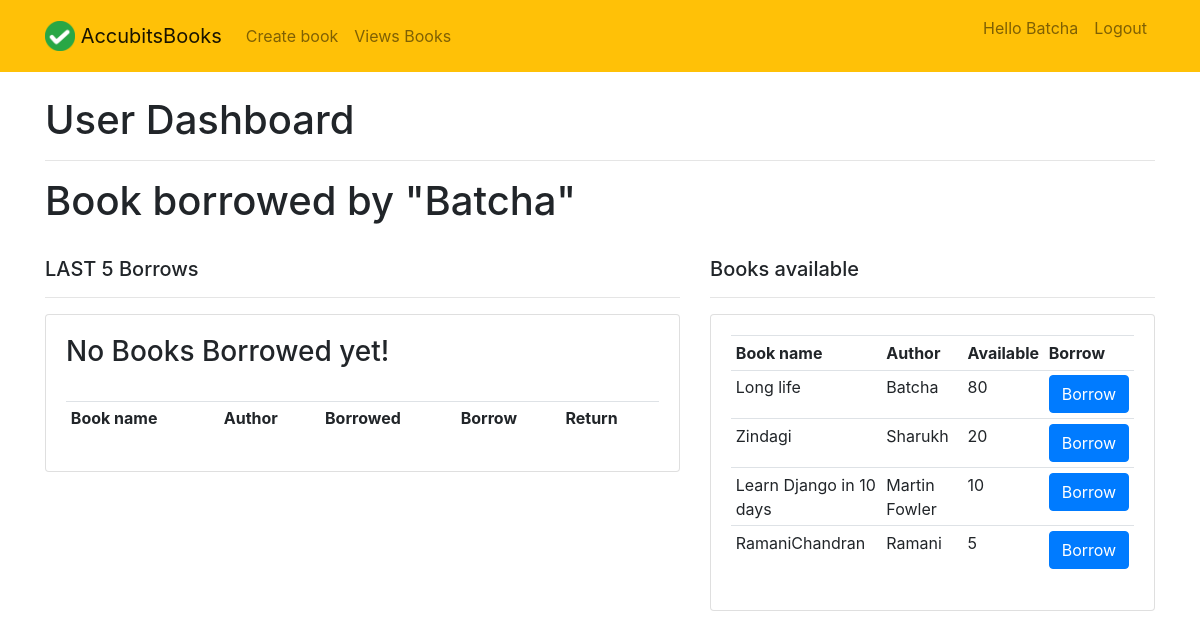
/user-page/ (signed in), run on an earlier commit of the app's database.
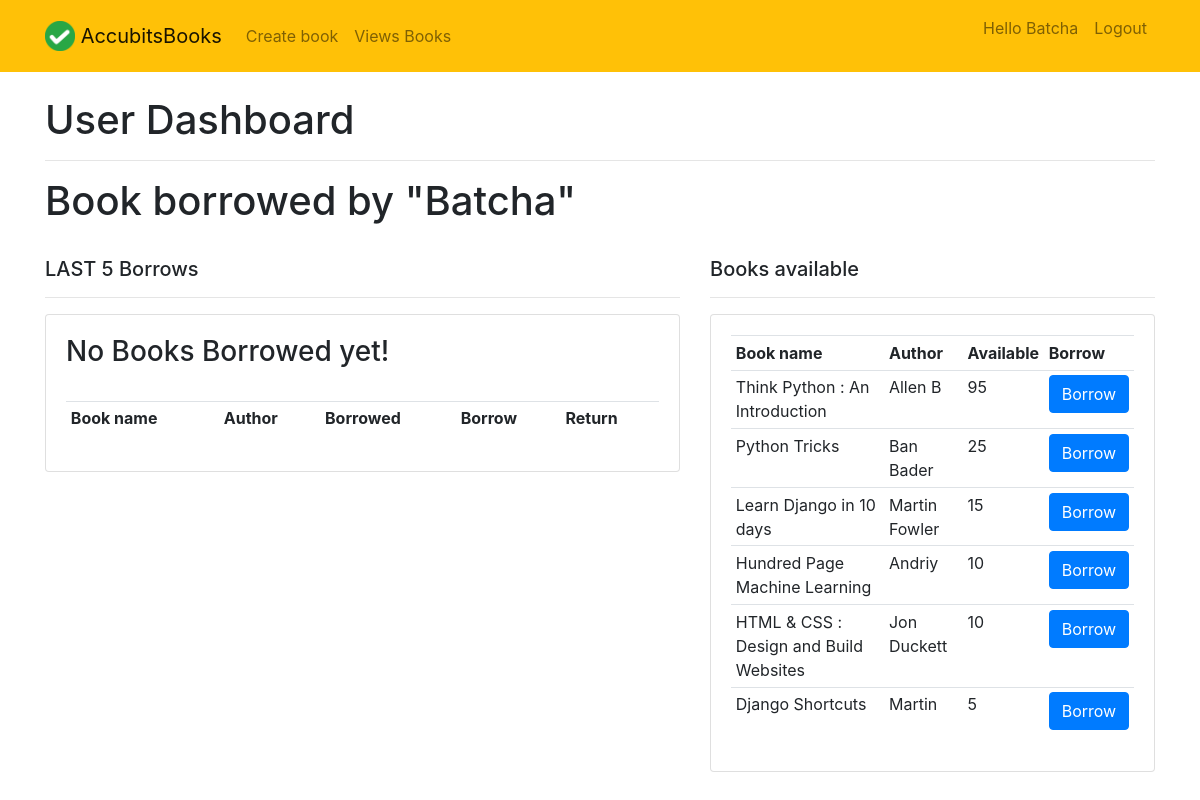
And on a later commit of the database.
### inventory/models.py (models this page shows, shortened)
class Books(models.Model):
    book_name = models.CharField(max_length=200)
    author = models.CharField(max_length=200, null=True, blank=True)
    book_count = models.IntegerField(null=True, blank=True, default=1)

### inventory/views.py (the view)
# urls.py: path('user-page/', views.userPage, name="user-page"),
@login_required(login_url="login")
def userPage(request):
    borrows = request.user.borrow_set.filter(quantity__gte=1)
    books = Books.objects.filter(book_count__gte=1).order_by('-book_count')
    context = {"borrows": borrows, "books": books}
    return render(request, 'inventory/userPage.html', context)

### inventory/templates/inventory/userPage.html
{% extends "inventory/main.html" %}
{% block content %}
<br>
<h1>User Dashboard</h1>
<hr>
<h1>Book borrowed by "{{request.user.first_name.capitalize}}"</h1>
<br>
<div class="row">
	<div class="col-md-7">
		<h5>LAST 5 Borrows</h5>
		<hr>
		<div class="card card-body">
			<table class="table table-sm">
				<tr>
          <th scope="col">Book name</th>
          <th scope="col">Author</th>
          <th scope="col">Borrowed</th>
          <th scope="col">Borrow</th>
          <th scope="col">Return</th>
				</tr>
				{% for borrow in borrows %}
				<tr>
					<td>{{borrow.book.book_name}}</td>
          <td>{{borrow.book.author}}</td>
					<td>{{borrow.quantity}}</td>
          <td><a class="btn btn-primary" href="{% url 'borrow_book' borrow.book.id %}">Borrow</a></td>
          <td><a class="btn btn-primary" href="{% url 'return_book' borrow.book.id %}">Return</a></td>
				</tr>
				{% empty %}
					<h3>No Books Borrowed yet!</h3>
					<br>
				{% endfor %}
			</table>
		</div>
	</div>
  <div class="col-md-5">
		<h5>Books available</h5>
		<hr>
		<div class="card card-body">
			<table class="table table-sm">
				<tr>
          <th scope="col">Book name</th>
          <th scope="col">Author</th>
          <th scope="col">Available</th>
          <th scope="col">Borrow</th>
				</tr>
        {% for book in books %}
				<tr>
					<td>{{book.book_name}}</td>
          <td>{{book.author}}</td>
					<td>{{book.book_count}}</td>
          <td><a class="btn btn-primary" href="{% url 'borrow_book' book.id %}">Borrow</a></td>
				</tr>
        {% empty %}
          <h4>No books available now!</h4>
          <hr>
				{% endfor %}
			</table>
		</div>
	</div>
</div>
{% endblock content %}

### inventory/templates/inventory/main.html (shortened to what this page needs)
{% load static %}
<!doctype html>
<html lang="en">
<head>
    <link rel="stylesheet" href="https://stackpath.bootstrapcdn.com/bootstrap/4.4.1/css/bootstrap.min.css">
</head>
<body>
{% include 'inventory/navbar.html' %}
<div class="container">
{% block content %}{% endblock %}
</div>
</body>
</html>

### inventory/templates/inventory/navbar.html (shortened to what this page needs)
{% load static %}
<nav class="navbar navbar-expand-md navbar-light bg-warning">
<div class="container">
    <a class="navbar-brand" href="{% url 'dashboard' %}">
         <img src="{% static 'images/logo.png' %}" width="30" height="30" class="d-inline-block align-top">
        <span>AccubitsBooks</span>
    </a>
    <div class="collapse navbar-collapse" id="navbarNav">
    {% if user.is_staff and user.is_authenticated %}
        <ul class="navbar-nav mr-auto">
                <li class="nav-item {{ current }}">
                    <a class="nav-link" href="{% url 'create_book' %}">Create book</a>
                </li>
                <li class="nav-item {{ completed }}">
                    <a class="nav-link" href="{% url 'view_books' %}">Views Books</a>
                </li>
        </ul>
    {% endif %}
    <ul class="navbar-nav ml-auto">
            {% if user.is_authenticated %}
                <li class="nav-item"><p class="nav-link">Hello {{request.user.first_name.capitalize}}</p></li>
                <li class="nav-item">
                    <a href="#" onclick="$('#signOutBtn').click()" class="nav-link">Logout</a>
                </li>
            {% endif %}
        </ul>
    </div>
</div>
</nav>

What changed in the data, as far as the page shows it:
removed Books: book_name "Long life", author "Batcha", book_count "80"
removed Books: book_name "Zindagi", author "Sharukh", book_count "20"
removed Books: book_name "RamaniChandran", author "Ramani", book_count "5"
added Books: book_name "Think Python : An Introduction", author "Allen B", book_count "95"
added Books: book_name "Python Tricks", author "Ban Bader", book_count "25"
changed Books "Learn Django in 10 days": book_count "10" → "15"
added Books: book_name "Hundred Page Machine Learning", author "Andriy", book_count "10"
added Books: book_name "HTML & CSS : Design and Build Websites", author "Jon Duckett", book_count "10"
added Books: book_name "Django Shortcuts", author "Martin", book_count "5"
